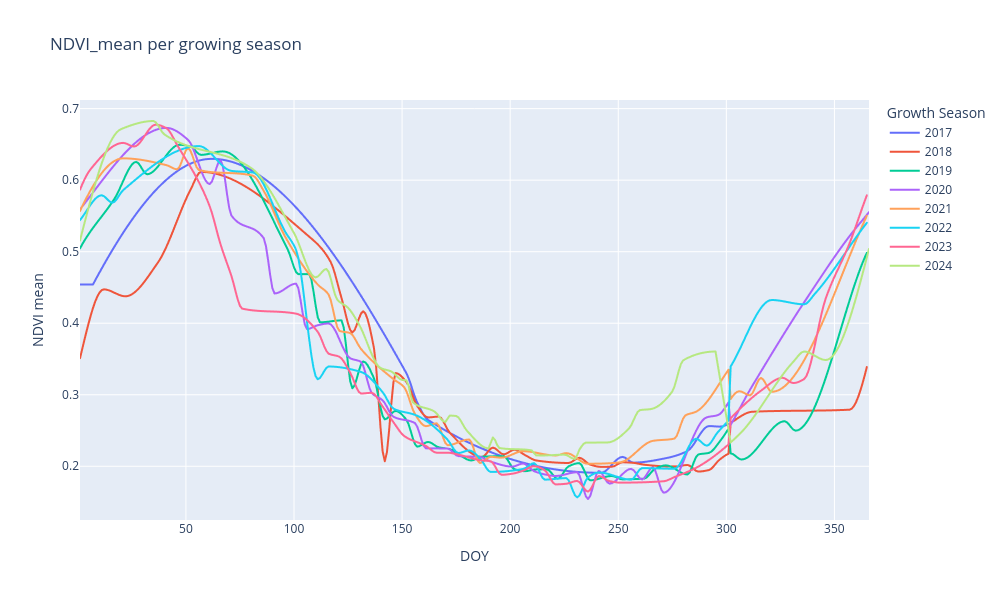

Notebook cell for this chart:
### Markdown cell above
### NDVI

### Code cell
plot_df = built_df.copy()
plot_df["DOY"] = plot_df["Timestamp"].dt.dayofyear
plot_df = plot_df.groupby(["Ag_year", "DOY"], as_index=False).agg({"NDVI_mean": "mean"})

fig = px.line(
    plot_df, 
    x="DOY", 
    y="NDVI_mean", 
    color="Ag_year",
    title="NDVI_mean per growing season",
    labels={"shifted_doy": "Day of Year", "NDVI_mean": "NDVI mean", "Ag_year": "Growth Season"},
    template="plotly_white",
    height=600,
    width=1000,
)
fig.update_layout(template="plotly")
fig.update_layout(hovermode="x unified")


fig.show()

### Figure 1 — Plotly figure (JSON) as saved in the notebook; plotly's stock layout.template omitted (floating-point values rounded to 4 significant figures; data arrays with more than 128 entries replaced by an {"elided": "..."} marker saying what was removed)
{"data": [{"hovertemplate": "Growth Season=2017<br>DOY=%{x}<br>NDVI mean=%{y}<extra></extra>", "legendgroup": "2017", "line": {"color": "#636efa", "dash": "solid"}, "marker": {"symbol": "circle"}, "mode": "lines", "name": "2017", "showlegend": true, "type": "scattergl", "x": {"elided": "301 int values"}, "xaxis": "x", "y": {"elided": "301 float values"}, "yaxis": "y"}, {"hovertemplate": "Growth Season=2018<br>DOY=%{x}<br>NDVI mean=%{y}<extra></extra>", "legendgroup": "2018", "line": {"color": "#EF553B", "dash": "solid"}, "marker": {"symbol": "circle"}, "mode": "lines", "name": "2018", "showlegend": true, "type": "scattergl", "x": {"elided": "365 int values"}, "xaxis": "x", "y": {"elided": "365 float values"}, "yaxis": "y"}, {"hovertemplate": "Growth Season=2019<br>DOY=%{x}<br>NDVI mean=%{y}<extra></extra>", "legendgroup": "2019", "line": {"color": "#00cc96", "dash": "solid"}, "marker": {"symbol": "circle"}, "mode": "lines", "name": "2019", "showlegend": true, "type": "scattergl", "x": {"elided": "365 int values"}, "xaxis": "x", "y": {"elided": "365 float values"}, "yaxis": "y"}, {"hovertemplate": "Growth Season=2020<br>DOY=%{x}<br>NDVI mean=%{y}<extra></extra>", "legendgroup": "2020", "line": {"color": "#ab63fa", "dash": "solid"}, "marker": {"symbol": "circle"}, "mode": "lines", "name": "2020", "showlegend": true, "type": "scattergl", "x": {"elided": "366 int values"}, "xaxis": "x", "y": {"elided": "366 float values"}, "yaxis": "y"}, {"hovertemplate": "Growth Season=2021<br>DOY=%{x}<br>NDVI mean=%{y}<extra></extra>", "legendgroup": "2021", "line": {"color": "#FFA15A", "dash": "solid"}, "marker": {"symbol": "circle"}, "mode": "lines", "name": "2021", "showlegend": true, "type": "scattergl", "x": {"elided": "365 int values"}, "xaxis": "x", "y": {"elided": "365 float values"}, "yaxis": "y"}, {"hovertemplate": "Growth Season=2022<br>DOY=%{x}<br>NDVI mean=%{y}<extra></extra>", "legendgroup": "2022", "line": {"color": "#19d3f3", "dash": "solid"}, "marker": {"symbol": "circle"}, "mode": "lines", "name": "2022", "showlegend": true, "type": "scattergl", "x": {"elided": "365 int values"}, "xaxis": "x", "y": {"elided": "365 float values"}, "yaxis": "y"}, {"hovertemplate": "Growth Season=2023<br>DOY=%{x}<br>NDVI mean=%{y}<extra></extra>", "legendgroup": "2023", "line": {"color": "#FF6692", "dash": "solid"}, "marker": {"symbol": "circle"}, "mode": "lines", "name": "2023", "showlegend": true, "type": "scattergl", "x": {"elided": "365 int values"}, "xaxis": "x", "y": {"elided": "365 float values"}, "yaxis": "y"}, {"hovertemplate": "Growth Season=2024<br>DOY=%{x}<br>NDVI mean=%{y}<extra></extra>", "legendgroup": "2024", "line": {"color": "#B6E880", "dash": "solid"}, "marker": {"symbol": "circle"}, "mode": "lines", "name": "2024", "showlegend": true, "type": "scattergl", "x": {"elided": "360 int values"}, "xaxis": "x", "y": {"elided": "360 float values"}, "yaxis": "y"}], "layout": {"height": 600, "hovermode": "x unified", "legend": {"title": {"text": "Growth Season"}, "tracegroupgap": 0}, "title": {"text": "NDVI_mean per growing season"}, "width": 1000, "xaxis": {"anchor": "y", "domain": [0, 1], "title": {"text": "DOY"}}, "yaxis": {"anchor": "x", "domain": [0, 1], "title": {"text": "NDVI mean"}}}}
